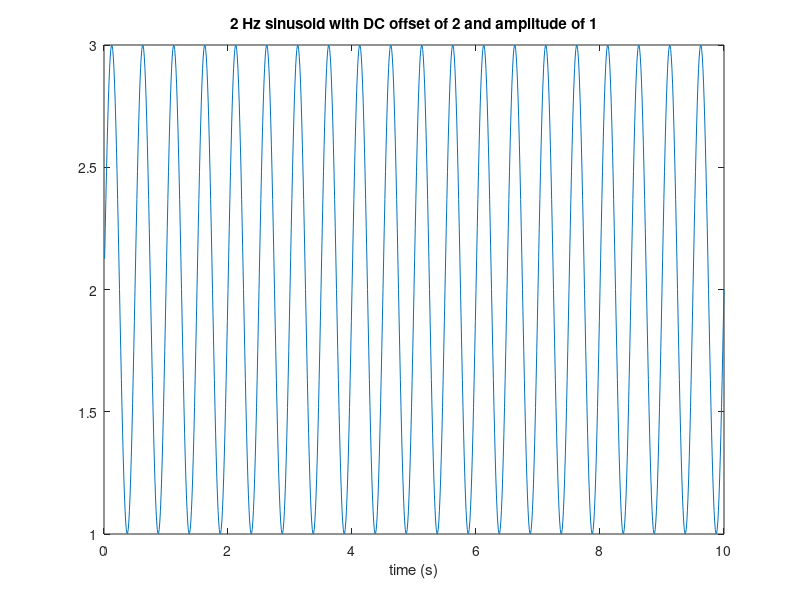
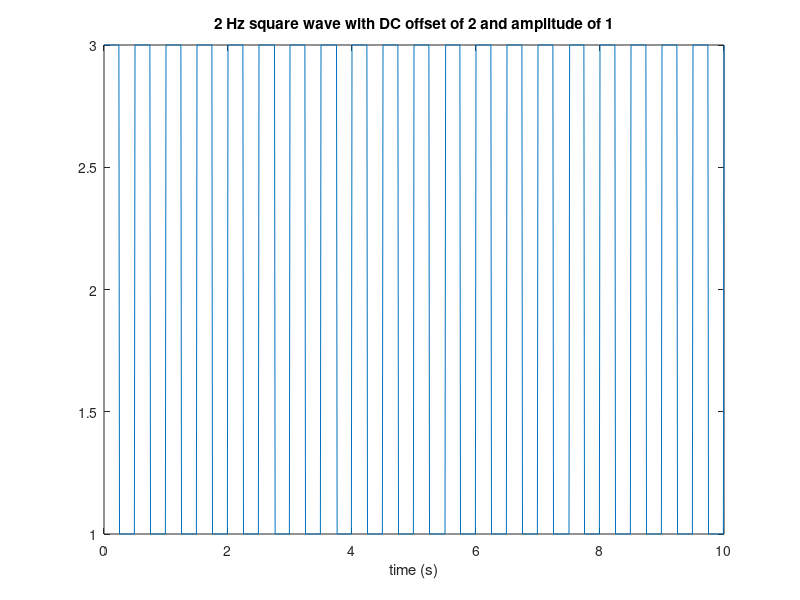
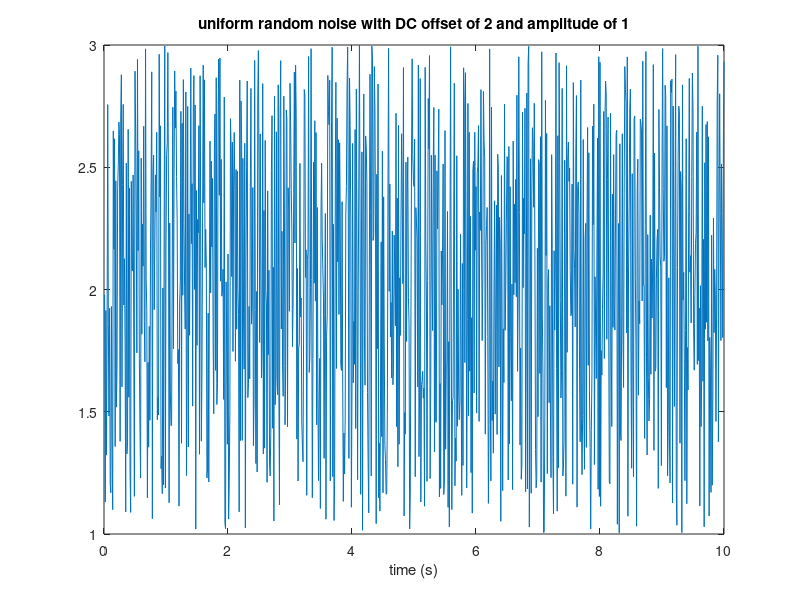
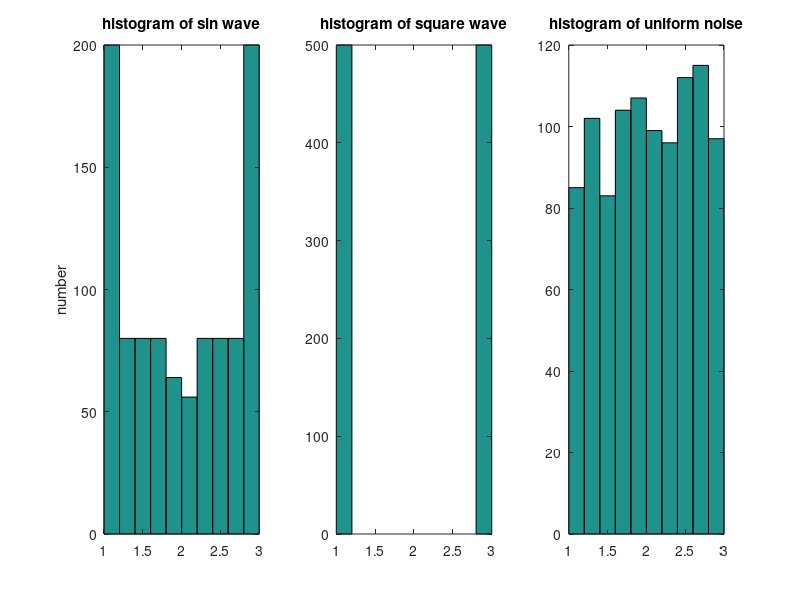

Write the MATLAB code that produced these figures, in order.
% GEOPH420/520 ASSIGNMENT01

%% 1: Produce and plot a 1000 sample 2 Hz sine wave.  Use peak-to-peak amplitude of 2 and DC offset of +2 and sampling of 100 Hz.
A = 1; % means peak-to-peak is 2
DC = 2; % DC offset
sps = 100; % sample rate
f = 2; % frequency cycles per second
omega = f*2*pi; % frequency in radians per second
N = 1000;
t = (1:N)/sps;
x1 = DC + A*sin(t*2*pi*f);

figure(1); clf
plot(t,x1)
title('2 Hz sinusoid with DC offset of 2 and amplitude of 1')
xlabel('time (s)')
 
%% 2: Numerically calculate the standard deviation of this time series.  Do this without using the built-in MATLAB function std.  Provide the syntax (MATLAB equation) for your standard deviation calculation.  Verify that your result is the same as produced by std.
mu1 = sum(x1)/N;
sigma1 = sqrt((1/(N-1))*sum((x1-mu1).^2))
sigma1_builtin = std(x1) 

%% 3: repeat parts 1 and 2 for a square wave of same frequency amplitude, and offset.  Use function square.
x3 = DC + A*square(t*2*pi*f);
sigma3 = std(x3)

figure(3); clf
plot(t,x3)
title('2 Hz square wave with DC offset of 2 and amplitude of 1')
xlabel('time (s)')

%% 4: plot uniform random noise (use rand) for the range [1,3] and then calculate its standard deviation. 
x4 = (rand(N,1)-.5)*2*A + DC; % note that rand.m random noise has a range of 0 to 1 so 0.5 is subtracted to center it around 0

figure(4); clf
plot(t,x4)
title('uniform random noise with DC offset of 2 and amplitude of 1')
xlabel('time (s)')
 
%% 5: use hist to plot histograms for the three data series.  For each histogram use 10 bins in the interval from 1 to 3.  I Suggest use of linspace command for bin construction.  You will want to be %clever’ about constructing the bin center values.
bins = linspace(1.1,2.9,10) % bindwith is 0.2 with domain from 1 to 3
% alternatively (and equivalently
bins = [1.1:.2:2.9]

figure(5); clf
subplot(1,3,1)
hist(x1,bins)
title('histogram of sin wave')
ylabel('number')

subplot(1,3,2)
hist(x3,bins)
title('histogram of square wave')

subplot(1,3,3)
hist(x4,bins)
title('histogram of uniform noise')


%% 6: replot the histograms from the previous figures as probability mass functions (i.e. sum of all bins total 100%).
% scale all output from histograms by the population size N; then check to
% see if all probabilities sum to a total of 1

figure(6); clf
subplot(1,3,1)
[n1] = hist(x1,bins);
bar(bins,n1/N)
title('pmf of sin wave')
ylabel('probability')

subplot(1,3,2)
[n3] = hist(x3,bins);
bar(bins,n3/N)
title('pmf of square wave')

subplot(1,3,3)
[n4] = hist(x4,bins);
bar(bins,n4/N)
title('pmf of uniform noise') 

%% 7: replot the histograms from the previous figure as probability density functions (integration must total 1).
% scale all output from histograms by the population size N and bin width (0.2), 
% which equals 0.2; then check to see if all probabilities sum to a total of 1

bin_width = .2; % because there are ten bins in a domain of 2 
figure(6); clf
subplot(1,3,1)
[n1] = hist(x1,bins);
bar(bins,n1/N/bin_width,1)
title('pdf of sin wave')
ylabel('probability')

subplot(1,3,2)
[n3] = hist(x3,bins);
bar(bins,n3/N/bin_width,1)
title('pdf of square wave')

subplot(1,3,3)
[n4] = hist(x4,bins);
bar(bins,n4/N/bin_width,1)
title('pdf of uniform noise') 